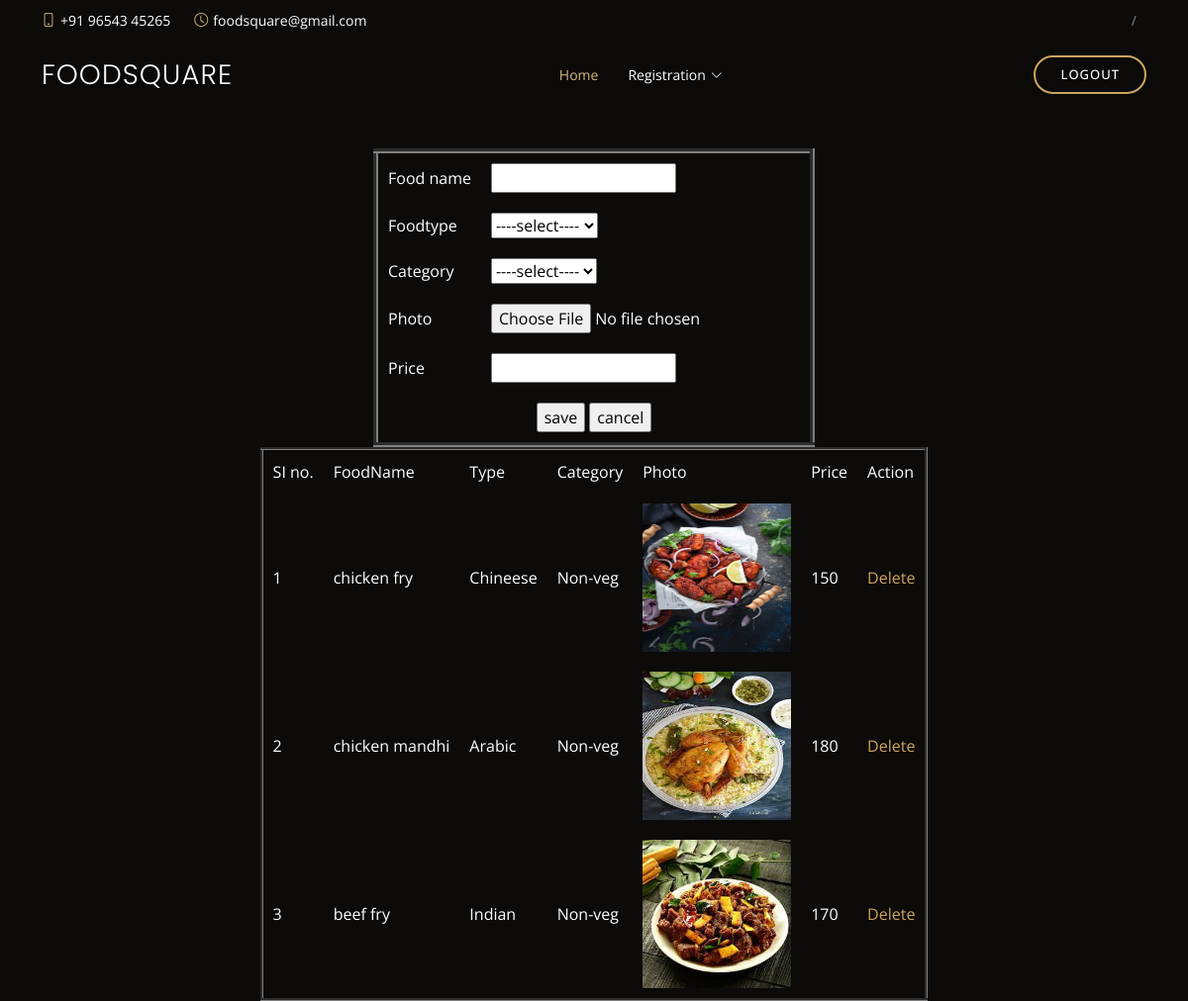
The page /Restaurant/Food/ (signed in) on the database its author committed.
### Restaurant/models.py (models this page shows)
class tbl_food(models.Model):
    food_name=models.CharField(max_length=50)
    foodtype=models.ForeignKey(tbl_foodtype,on_delete=models.CASCADE,null=True)
    category=models.ForeignKey(tbl_category,on_delete=models.CASCADE,null=True)
    rest=models.ForeignKey(tbl_restaurant,on_delete=models.CASCADE,null=True)
    food_photo=models.FileField(upload_to='Assets/FoodImage/')
    food_price=models.CharField(max_length=50)

### Admin/models.py (models this page shows)
class tbl_foodtype(models.Model):
    foodtype_name=models.CharField(max_length=50)

class tbl_category(models.Model):
    category_name=models.CharField(max_length=50)

### Restaurant/views.py (the view)
# urls.py: path('Food/',views.FoodInsertSelect,name="FoodInsertSelect"),
def FoodInsertSelect(request):
    food=tbl_food.objects.filter(rest=request.session["rid"])
    foodType=tbl_foodtype.objects.all()
    category=tbl_category.objects.all()
    restID=tbl_restaurant.objects.get(id=request.session["rid"])
    if request.method=="POST":
       foodType=tbl_foodtype.objects.get(id=request.POST.get('sel_type'))
       category=tbl_category.objects.get(id=request.POST.get('sel_category'))
       tbl_food.objects.create(food_name=request.POST.get("food_name"),food_photo=request.FILES.get("txtphoto"),food_price=request.POST.get("price"),
       category=category,foodtype=foodType,rest=restID)
       return redirect("Restaurant:FoodInsertSelect")
    else:
        return render(request,"Restaurant/Food.html",{'fooddata':food,'foodType':foodType,'category':category})

### Restaurant/Templates/Restaurant/Food.html (shortened to what this page needs)
{% extends 'Restaurant/Head.html' %}
{% block content %}
{% load static %}
<!DOCTYPE html>
<html lang="en">
<head>
</head>
<body>
    <form action="" method="post"  enctype="multipart/form-data">
        <table border="5" align="center" cellpadding="10">
            <tr>
                <td>Food name</td>
                <td><input type="text" name="food_name"></td>
            </tr>
            <tr>
                <td>Foodtype</td>
                <td><select name="sel_type" id="sel_type">
                    <option value="">----select----</option>
                </select></td>
            </tr>
            <tr>
                <td>Category</td>
                <td><select name="sel_category" id="sel_category">
                    <option value="">----select----</option>
                </select></td>
            </tr>
            <tr>
                <td>Photo</td>
                <td><input type="file" name="txtphoto"></td>
            </tr>
            <tr>
                <td>Price</td>
                <td><input type="text" name="price"></td>
            </tr>
            <tr>
                <td colspan="2" align="center">
                    <input type="submit" value="save" name="register">
                    <input type="submit" value="cancel" name="cancel">
                </td>
            </tr>
        </table>
    </form>
    <table border="3" align="center" cellpadding="10">
        <tr>
            <td>SI no.</td>
            <td>FoodName</td>
            <td>Type</td>
            <td>Category</td>
            <td>Photo</td>
            <td>Price</td>
            <td>Action</td>
        </tr>
        {% for i in fooddata %}
        <tr>
            <td>{{forloop.counter}}</td>
            <td>{{i.food_name}}</td>
            <td>{{i.foodtype.foodtype_name}}</td>
            <td>{{i.category.category_name}}</td>
            <td><img src="{{i.food_photo.url}}" width="150" height="150"></td>
            <td>{{i.food_price}}</td>
            <td><a href="{% url 'Restaurant:delFood' i.id  %}">Delete</a></td>
        </tr>
        {% endfor  %}
    </table>
</body>
</html>
{% endblock content %}

### Guest/static/Main/assets/css/style.css (style rules this page uses)
body { font-family: "Open Sans", sans-serif; background: #0c0b09; color: #fff; }
a { color: #cda45e; text-decoration: none; }

### rows shown on the page
tbl_food: food_name "chicken fry", foodtype.foodtype_name "Chineese", category.category_name "Non-veg", food_photo (picture), food_price "150"
tbl_food: food_name "chicken mandhi", foodtype.foodtype_name "Arabic", category.category_name "Non-veg", food_photo (picture), food_price "180"
tbl_food: food_name "beef fry", foodtype.foodtype_name "Indian", category.category_name "Non-veg", food_photo (picture), food_price "170"
